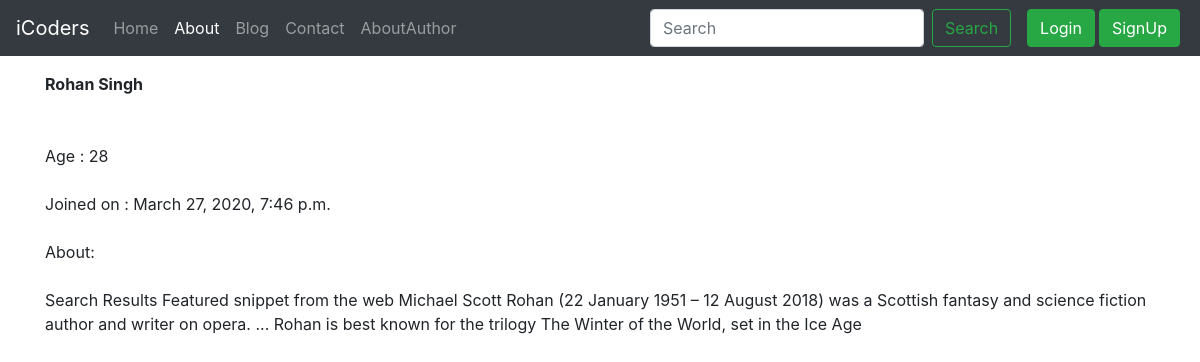
Screenshot of /author/rohan-singh with the database file from the repository.
### author/models.py (models this page shows)
class Author(models.Model):
    sno=models.AutoField(primary_key=True)
    Name=models.CharField(max_length=50)
    Age=models.IntegerField()
    Bio=models.TextField()
    Slug=models.CharField(max_length=30)
    Joined=models.DateTimeField(blank=True)
    author = models.ForeignKey(User, default=None,on_delete=models.CASCADE)
    def __str__(self):
        return  self.Name

### author/views.py (the view)
# urls.py: path('<str:slug>',views.AboutAuthor,name='AboutAuthor'),
def AboutAuthor(request,slug):
    author=Author.objects.filter(Slug=slug)[0]
    print(author)
    param={'author':author}
    print(author)
    return render(request,'author/about.html',param)

### templates/author/about.html (shortened to what this page needs)
{% extends "base.html" %}
{% block About %} active {% endblock About %}
{% block body %}
<div class="container my-3">
<strong>{{author.Name}}</strong>
<br><br><br>
Age : {{author.Age}}
<br><br>
Joined on : {{author.Joined}}
<br><br>
About:
<br><br>
<p>{{author.Bio}}</p>
</div>
{% endblock body %}

### rows the page displays
Author: Name "Rohan Singh", Age "28", Joined "March 27, 2020, 7:46 p.m.", Bio "Search Results Featured snippet from the web Michael Scott Rohan (22 January 1951 – 12 August 2018) was a Scottish fantasy and science fiction author and writer on opera. ... Rohan is best known for the trilogy The Winter of the World, set in the Ice Age"
